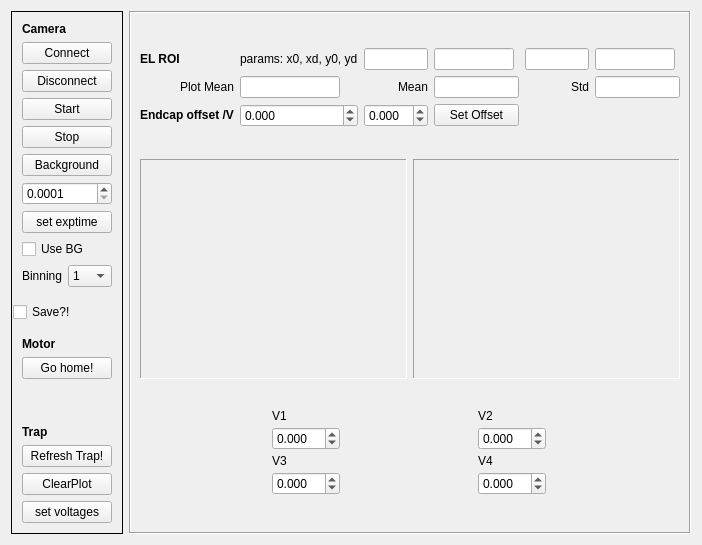
      <widget class="QWidget" name="IonTab">
       <attribute name="title">
        <string>Ions</string>
       </attribute>
       <layout class="QHBoxLayout" name="horizontalLayout_12">
        <item>
         <widget class="QFrame" name="verticalFrame">
          <property name="frameShape">
           <enum>QFrame::Panel</enum>
          </property>
          <property name="frameShadow">
           <enum>QFrame::Plain</enum>
          </property>
          <layout class="QVBoxLayout" name="verticalLayout_8">
           <property name="leftMargin">
            <number>1</number>
           </property>
           <property name="topMargin">
            <number>1</number>
           </property>
           <property name="rightMargin">
            <number>1</number>
           </property>
           <property name="bottomMargin">
            <number>1</number>
           </property>
           <item>
            <widget class="QFrame" name="verticalFrame_2">
             <property name="frameShadow">
              <enum>QFrame::Sunken</enum>
             </property>
             <layout class="QVBoxLayout" name="verticalLayout_16">
              <item>
               <widget class="QLabel" name="label_15">
                <property name="font">
                 <font>
                  <weight>75</weight>
                  <bold>true</bold>
                 </font>
                </property>
                <property name="text">
                 <string>Camera</string>
                </property>
               </widget>
              </item>
              <item>
               <widget class="QPushButton" name="CamConnectButton">
                <property name="text">
                 <string>Connect</string>
                </property>
               </widget>
              </item>
              <item>
               <widget class="QPushButton" name="CamDisconnectButton">
                <property name="text">
                 <string>Disconnect</string>
                </property>
               </widget>
              </item>
              <item>
               <widget class="QPushButton" name="CamStartButton">
                <property name="text">
                 <string>Start</string>
                </property>
               </widget>
              </item>
              <item>
               <widget class="QPushButton" name="CamStopButton">
                <property name="text">
                 <string>Stop</string>
                </property>
               </widget>
              </item>
              <item>
               <widget class="QPushButton" name="BackgroundButton">
                <property name="text">
                 <string>Background</string>
                </property>
               </widget>
              </item>
              <item>
               <widget class="QDoubleSpinBox" name="ExpTimeSB">
                <property name="decimals">
                 <number>4</number>
                </property>
                <property name="minimum">
                 <double>0.000100000000000</double>
                </property>
                <property name="maximum">
                 <double>5.000000000000000</double>
                </property>
                <property name="singleStep">
                 <double>0.100000000000000</double>
                </property>
               </widget>
              </item>
              <item>
               <widget class="QPushButton" name="ExpTimeButton">
                <property name="text">
                 <string>set exptime</string>
                </property>
               </widget>
              </item>
              <item>
               <widget class="QCheckBox" name="BackgroundCheckBox">
                <property name="text">
                 <string>Use BG</string>
                </property>
               </widget>
              </item>
              <item>
               <layout class="QHBoxLayout" name="horizontalLayout_10">
                <item>
                 <widget class="QLabel" name="label_18">
                  <property name="text">
                   <string>Binning</string>
                  </property>
                 </widget>
                </item>
                <item>
                 <widget class="QComboBox" name="BinComboBox">
                  <item>
                   <property name="text">
                    <string>1</string>
                   </property>
                  </item>
                  <item>
                   <property name="text">
                    <string>2</string>
                   </property>
                  </item>
                  <item>
                   <property name="text">
                    <string>4</string>
                   </property>
                  </item>
                  <item>
                   <property name="text">
                    <string>10</string>
                   </property>
                  </item>
                 </widget>
                </item>
               </layout>
              </item>
             </layout>
            </widget>
           </item>
           <item>
            <widget class="QCheckBox" name="SaveCB">
             <property name="text">
              <string>Save?!</string>
             </property>
            </widget>
           </item>
           <item>
            <widget class="QFrame" name="verticalFrame_3">
             <property name="frameShadow">
              <enum>QFrame::Sunken</enum>
             </property>
             <layout class="QVBoxLayout" name="verticalLayout_17">
              <item>
               <widget class="QLabel" name="label_52">
                <property name="font">
                 <font>
                  <weight>75</weight>
                  <bold>true</bold>
                 </font>
                </property>
                <property name="text">
                 <string>Motor</string>
                </property>
               </widget>
              </item>
              <item>
               <widget class="QPushButton" name="MotorHomeButton">
                <property name="text">
                 <string>Go home!</string>
                </property>
               </widget>
              </item>
              <item>
               <spacer name="verticalSpacer_4">
                <property name="orientation">
                 <enum>Qt::Vertical</enum>
                </property>
                <property name="sizeHint" stdset="0">
                 <size>
                  <width>20</width>
                  <height>40</height>
                 </size>
                </property>
               </spacer>
              </item>
              <item>
               <widget class="QLabel" name="label_53">
                <property name="font">
                 <font>
                  <weight>75</weight>
                  <bold>true</bold>
                 </font>
                </property>
                <property name="text">
                 <string>Trap</string>
                </property>
               </widget>
              </item>
              <item>
               <widget class="QPushButton" name="RefreshTrapButton">
                <property name="text">
                 <string>Refresh Trap!</string>
                </property>
               </widget>
              </item>
              <item>
               <widget class="QPushButton" name="ClearPlotButton">
                <property name="text">
                 <string>ClearPlot</string>
                </property>
               </widget>
              </item>
              <item>
               <widget class="QPushButton" name="SetVoltagesButton">
                <property name="text">
                 <string>set voltages</string>
                </property>
               </widget>
              </item>
             </layout>
            </widget>
           </item>
          </layout>
         </widget>
        </item>
        <item>
         <widget class="QFrame" name="frame_5">
          <property name="frameShape">
           <enum>QFrame::Box</enum>
          </property>
          <property name="frameShadow">
           <enum>QFrame::Sunken</enum>
          </property>
          <layout class="QVBoxLayout" name="verticalLayout_23">
           <item>
            <layout class="QVBoxLayout" name="ImageLayout"/>
           </item>
           <item>
            <layout class="QGridLayout" name="gridLayout_3">
             <item row="1" column="5">
              <widget class="QLineEdit" name="ROIStdLineEdit">
               <property name="maximumSize">
                <size>
                 <width>100</width>
                 <height>16777215</height>
                </size>
               </property>
              </widget>
             </item>
             <item row="1" column="2">
              <widget class="QLabel" name="label_54">
               <property name="maximumSize">
                <size>
                 <width>100</width>
                 <height>16777215</height>
                </size>
               </property>
               <property name="text">
                <string>Mean</string>
               </property>
               <property name="alignment">
                <set>Qt::AlignRight|Qt::AlignTrailing|Qt::AlignVCenter</set>
               </property>
              </widget>
             </item>
             <item row="1" column="0">
              <widget class="QLabel" name="label_55">
               <property name="text">
                <string>Plot Mean</string>
               </property>
               <property name="alignment">
                <set>Qt::AlignRight|Qt::AlignTrailing|Qt::AlignVCenter</set>
               </property>
              </widget>
             </item>
             <item row="1" column="1">
              <widget class="QLineEdit" name="PlotMeanLineEdit">
               <property name="maximumSize">
                <size>
                 <width>100</width>
                 <height>16777215</height>
                </size>
               </property>
              </widget>
             </item>
             <item row="1" column="4">
              <widget class="QLabel" name="label_56">
               <property name="text">
                <string>Std</string>
               </property>
               <property name="alignment">
                <set>Qt::AlignRight|Qt::AlignTrailing|Qt::AlignVCenter</set>
               </property>
              </widget>
             </item>
             <item row="1" column="3">
              <widget class="QLineEdit" name="ROIMeanLineEdit">
               <property name="maximumSize">
                <size>
                 <width>100</width>
                 <height>16777215</height>
                </size>
               </property>
              </widget>
             </item>
             <item row="0" column="0">
              <widget class="QLabel" name="label_57">
               <property name="sizePolicy">
                <sizepolicy hsizetype="Minimum" vsizetype="Minimum">
                 <horstretch>0</horstretch>
                 <verstretch>0</verstretch>
                </sizepolicy>
               </property>
               <property name="maximumSize">
                <size>
                 <width>50</width>
                 <height>30</height>
                </size>
               </property>
               <property name="font">
                <font>
                 <weight>75</weight>
                 <bold>true</bold>
                </font>
               </property>
               <property name="text">
                <string>EL ROI</string>
               </property>
              </widget>
             </item>
             <item row="0" column="1">
              <widget class="QLabel" name="label_58">
               <property name="text">
                <string>params: x0, xd, y0, yd</string>
               </property>
              </widget>
             </item>
             <item row="0" column="2">
              <widget class="QLineEdit" name="ROIx0L">
               <property name="maximumSize">
                <size>
                 <width>80</width>
                 <height>16777215</height>
                </size>
               </property>
              </widget>
             </item>
             <item row="0" column="3">
              <widget class="QLineEdit" name="ROIxdL">
               <property name="maximumSize">
                <size>
                 <width>80</width>
                 <height>16777215</height>
                </size>
               </property>
              </widget>
             </item>
             <item row="0" column="4">
              <widget class="QLineEdit" name="ROIy0L">
               <property name="maximumSize">
                <size>
                 <width>80</width>
                 <height>16777215</height>
                </size>
               </property>
              </widget>
             </item>
             <item row="0" column="5">
              <widget class="QLineEdit" name="ROIydL">
               <property name="maximumSize">
                <size>
                 <width>80</width>
                 <height>16777215</height>
                </size>
               </property>
              </widget>
             </item>
             <item row="2" column="0">
              <widget class="QLabel" name="label_59">
               <property name="maximumSize">
                <size>
                 <width>16777215</width>
                 <height>20</height>
                </size>
               </property>
               <property name="font">
                <font>
                 <weight>75</weight>
                 <bold>true</bold>
                </font>
               </property>
               <property name="text">
                <string>Endcap offset /V</string>
               </property>
              </widget>
             </item>
             <item row="2" column="1">
              <widget class="QDoubleSpinBox" name="EndcapOffsetAsb">
               <property name="decimals">
                <number>3</number>
               </property>
               <property name="minimum">
                <double>-5.000000000000000</double>
               </property>
               <property name="maximum">
                <double>5.000000000000000</double>
               </property>
               <property name="singleStep">
                <double>0.100000000000000</double>
               </property>
              </widget>
             </item>
             <item row="2" column="2">
              <widget class="QDoubleSpinBox" name="EndcapOffsetBsb">
               <property name="decimals">
                <number>3</number>
               </property>
               <property name="minimum">
                <double>-5.000000000000000</double>
               </property>
               <property name="maximum">
                <double>5.000000000000000</double>
               </property>
               <property name="singleStep">
                <double>0.100000000000000</double>
               </property>
              </widget>
             </item>
             <item row="2" column="3">
              <widget class="QPushButton" name="EndcapSetButton">
               <property name="text">
                <string>Set Offset</string>
               </property>
              </widget>
             </item>
            </layout>
           </item>
           <item>
            <layout class="QHBoxLayout" name="horizontalLayout_11">
             <item>
              <widget class="QFrame" name="PlotLayout_2f">
               <property name="maximumSize">
                <size>
                 <width>600</width>
                 <height>220</height>
                </size>
               </property>
               <property name="frameShape">
                <enum>QFrame::Panel</enum>
               </property>
               <property name="frameShadow">
                <enum>QFrame::Sunken</enum>
               </property>
               <layout class="QVBoxLayout" name="PlotLayout">
                <item>
                 <layout class="QVBoxLayout" name="PlotLayout_2"/>
                </item>
               </layout>
              </widget>
             </item>
             <item>
              <widget class="QFrame" name="PlotLayout_3f">
               <property name="maximumSize">
                <size>
                 <width>600</width>
                 <height>220</height>
                </size>
               </property>
               <property name="frameShape">
                <enum>QFrame::Panel</enum>
               </property>
               <property name="frameShadow">
                <enum>QFrame::Sunken</enum>
               </property>
               <layout class="QVBoxLayout" name="verticalLayout_27">
                <item>
                 <layout class="QVBoxLayout" name="PlotLayout_3"/>
                </item>
               </layout>
              </widget>
             </item>
            </layout>
           </item>
           <item>
            <layout class="QGridLayout" name="gridLayout">
             <item row="3" column="1">
              <widget class="QDoubleSpinBox" name="v4sb">
               <property name="prefix">
                <string/>
               </property>
               <property name="decimals">
                <number>3</number>
               </property>
               <property name="minimum">
                <double>-10.000000000000000</double>
               </property>
               <property name="maximum">
                <double>10.000000000000000</double>
               </property>
               <property name="singleStep">
                <double>0.010000000000000</double>
               </property>
              </widget>
             </item>
             <item row="3" column="0">
              <widget class="QDoubleSpinBox" name="v3sb">
               <property name="decimals">
                <number>3</number>
               </property>
               <property name="minimum">
                <double>-10.000000000000000</double>
               </property>
               <property name="maximum">
                <double>10.000000000000000</double>
               </property>
               <property name="singleStep">
                <double>0.010000000000000</double>
               </property>
              </widget>
             </item>
             <item row="1" column="0">
              <widget class="QDoubleSpinBox" name="v1sb">
               <property name="decimals">
                <number>3</number>
               </property>
               <property name="minimum">
                <double>-10.000000000000000</double>
               </property>
               <property name="maximum">
                <double>10.000000000000000</double>
               </property>
               <property name="singleStep">
                <double>0.010000000000000</double>
               </property>
              </widget>
             </item>
             <item row="1" column="1">
              <widget class="QDoubleSpinBox" name="v2sb">
               <property name="decimals">
                <number>3</number>
               </property>
               <property name="minimum">
                <double>-10.000000000000000</double>
               </property>
               <property name="maximum">
                <double>10.000000000000000</double>
               </property>
               <property name="singleStep">
                <double>0.010000000000000</double>
               </property>
              </widget>
             </item>
             <item row="0" column="0">
              <widget class="QLabel" name="label_60">
               <property name="maximumSize">
                <size>
                 <width>30</width>
                 <height>10</height>
                </size>
               </property>
               <property name="text">
                <string>V1</string>
               </property>
              </widget>
             </item>
             <item row="0" column="1">
              <widget class="QLabel" name="label_61">
               <property name="maximumSize">
                <size>
                 <width>30</width>
                 <height>10</height>
                </size>
               </property>
               <property name="text">
                <string>V2</string>
               </property>
              </widget>
             </item>
             <item row="2" column="1">
              <widget class="QLabel" name="label_62">
               <property name="maximumSize">
                <size>
                 <width>30</width>
                 <height>10</height>
                </size>
               </property>
               <property name="text">
                <string>V4</string>
               </property>
              </widget>
             </item>
             <item row="2" column="0">
              <widget class="QLabel" name="label_63">
               <property name="maximumSize">
                <size>
                 <width>30</width>
                 <height>10</height>
                </size>
               </property>
               <property name="text">
                <string>V3</string>
               </property>
              </widget>
             </item>
            </layout>
           </item>
          </layout>
         </widget>
        </item>
       </layout>
      </widget>
